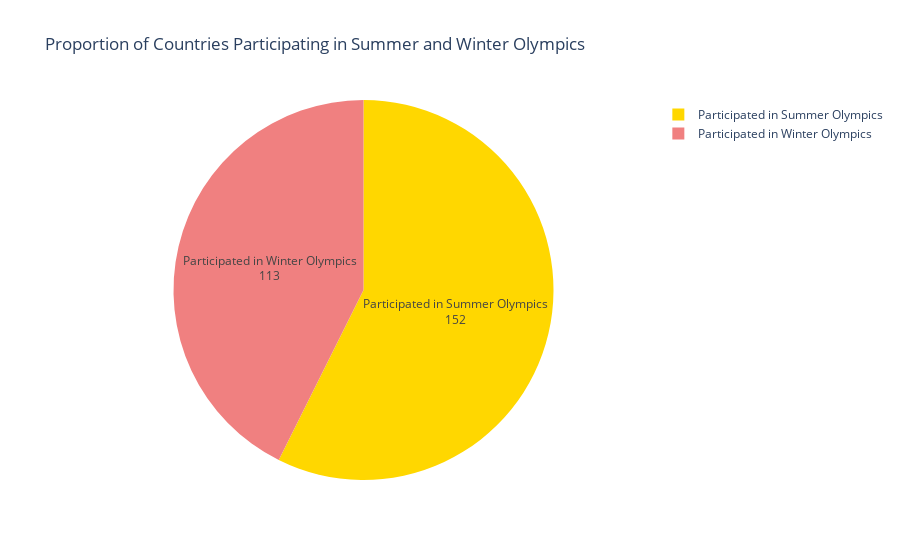

The cell this chart's notebook holds for it:
### Code cell
import plotly.graph_objects as go

total_countries = len(sports)

participated_summer = sports['summer_participations'].gt(0).sum()
participated_winter = sports['winter_participations'].gt(0).sum()


labels = ['Participated in Summer Olympics', 'Participated in Winter Olympics']
sizes = [participated_summer, participated_winter]
colors = ['gold', 'lightcoral', 'lightgrey']
fig = go.Figure(data=[go.Pie(labels=labels, values=sizes, textinfo='label+value', marker=dict(colors=colors))])
fig.update_layout(title='Proportion of Countries Participating in Summer and Winter Olympics')
fig.show()

### Figure 1 — Plotly figure (JSON) as saved in the notebook; plotly's stock layout.template omitted (floating-point values rounded to 4 significant figures)
{"data": [{"labels": ["Participated in Summer Olympics", "Participated in Winter Olympics"], "marker": {"colors": ["gold", "lightcoral", "lightgrey"]}, "textinfo": "label+value", "type": "pie", "values": [152, 113]}], "layout": {"title": {"text": "Proportion of Countries Participating in Summer and Winter Olympics"}}}
